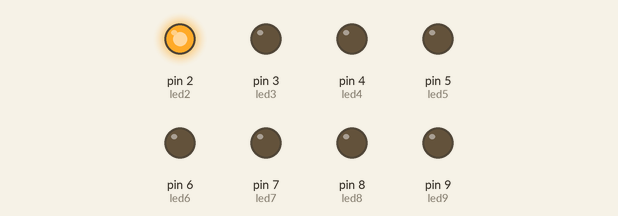
A sketch run on a simulated Arduino Uno, built with avr-gcc and run on an emulated ATmega328P. Shown: output pins drawn as LEDs (lit = HIGH).

Above: at 0.2 s.
At 1.2 s:
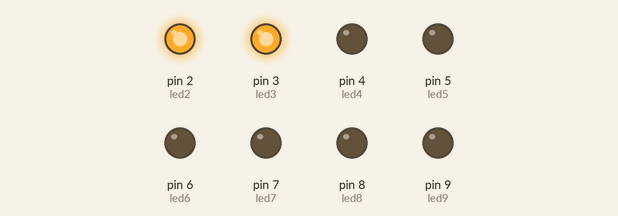
At 2.2 s:
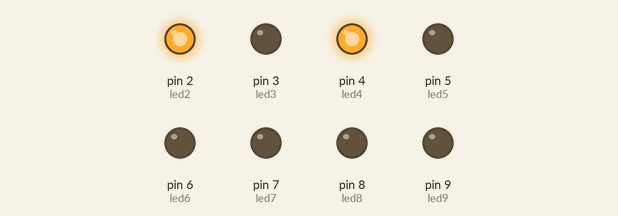
At 4.7 s:
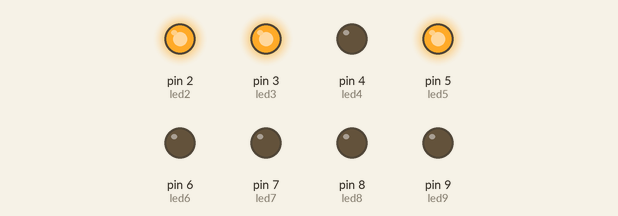
At 6.7 s:
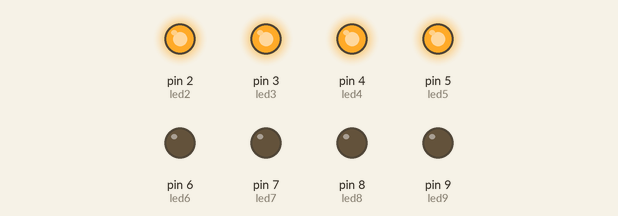
At 9.2 s:
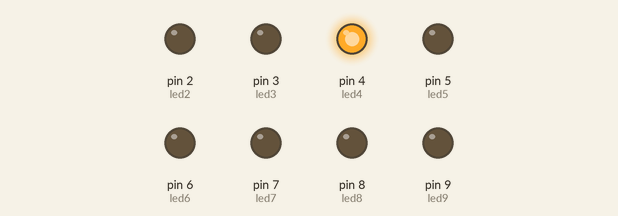
Timing chart, 0 to 9.8 s (numbered marks = the images above):
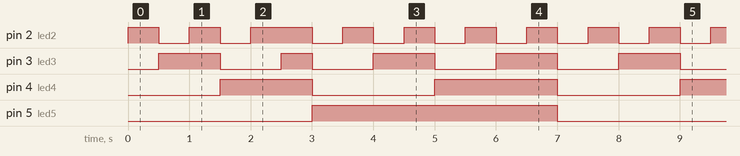

The sketch:

Prj01.4.ino
```cpp
const int led2 = 2;
const int led3 = 3;
const int led4 = 4;
const int led5 = 5;
const int led6 = 6;
const int led7 = 7;
const int led8 = 8;
const int led9 = 9;
int pausa = 500;

void setup()
{
  pinMode(led2, OUTPUT);
  pinMode(led3, OUTPUT);
  pinMode(led4, OUTPUT);
  pinMode(led5, OUTPUT);
  pinMode(led6, OUTPUT);
  pinMode(led7, OUTPUT);
  pinMode(led8, OUTPUT);
  pinMode(led9, OUTPUT);
}
void loop()
{

  digitalWrite (led2, HIGH);
  delay(pausa);

  digitalWrite (led2, LOW);
  digitalWrite (led3, HIGH);
  delay(pausa);

  digitalWrite (led2, HIGH);
  delay(pausa);

  digitalWrite (led2, LOW);
  digitalWrite (led3, LOW);
  digitalWrite (led4, HIGH);
  delay(pausa);

  digitalWrite (led2, HIGH);
  digitalWrite (led4, HIGH);
  delay(pausa);

  digitalWrite (led3, HIGH);
  delay(pausa);

  digitalWrite (led2, LOW);
  digitalWrite (led3, LOW);
  digitalWrite (led4, LOW);
  digitalWrite (led5, HIGH);
  delay(pausa);

  digitalWrite (led2, HIGH);
  delay(pausa);

  digitalWrite (led2, LOW);
  digitalWrite (led3, HIGH);
  delay(pausa);

  digitalWrite (led2, HIGH);
  delay(pausa);

  digitalWrite (led2, LOW);
  digitalWrite (led3, LOW);
  digitalWrite (led4, HIGH);
  delay(pausa);

  digitalWrite (led2, HIGH);
   delay(pausa);

  digitalWrite (led2, LOW);
  digitalWrite (led3, HIGH);
  delay(pausa);

  digitalWrite (led2, HIGH);
  delay(pausa);

  digitalWrite (led2, LOW);
  digitalWrite (led3, LOW);
  digitalWrite (led4, LOW);
  digitalWrite (led5, LOW);
  delay(pausa);

  }
```

Measured:
- by itself, pin 2 (led2): repeats every 7.5 s: LOW 0.50 s, HIGH 0.50 s, LOW 0.50 s, HIGH 1.0 s, 5 × (LOW 0.50 s, HIGH 0.50 s)
- by itself, pin 3 (led3): repeats every 7.5 s: LOW 1.0 s, HIGH 0.50 s, 3 × (LOW 1.0 s, HIGH 1.0 s)
- by itself, pin 4 (led4): repeats every 7.5 s: LOW 2.0 s, HIGH 2.0 s, LOW 2.0 s, HIGH 1.5 s
- by itself, pin 5 (led5): alternates HIGH for 4.0 s and LOW for 3.5 s
